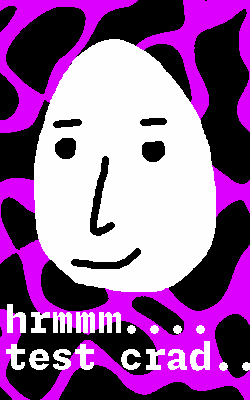
#> input picture components/assets/sets/test/test_card_1.png, 250 x 400 px
$ python -i image.py   (imports and definitions only)
#> lines starting #> are read from the running program, lines starting #| are printed output that depends on the picture
#> further down, picture is the input picture: PIL image 250x400 P; mean R, G, B 146.9, 96.9, 154.9
from io import BytesIO
from PIL import Image
import discord

def pil_to_discord(filename: str, pil_image: Image.Image) -> discord.File:

    buffer = BytesIO()
    pil_image.save(buffer, format="PNG")
    buffer.seek(0)

    discord_file = discord.File(fp=buffer, filename=f"{filename}.png")

    return discord_file, buffer

def invert_image_hue(image: Image.Image) -> Image.Image:
    hsv_image = image.convert("HSV")
#> hsv_image: PIL image 250x400 HSV; mean H, S, V 76.1, 58.6, 155.2
    h, s, v = hsv_image.split()
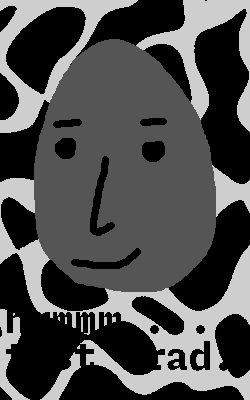
#> h: PIL image 250x400 L; min 0, max 206, mean 76.1
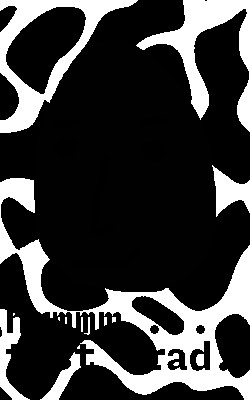
#> s: PIL image 250x400 L; min 0, max 255, mean 58.6
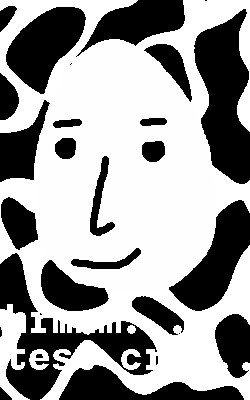
#> v: PIL image 250x400 L; min 0, max 255, mean 155.2

    h = h.point(lambda p: (p + 128) % 256)
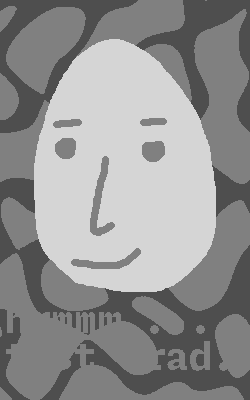
#> h: PIL image 250x400 L; min 78, max 213, mean 145.6

    inverted_image = Image.merge("HSV", (h, s, v)).convert("RGB")
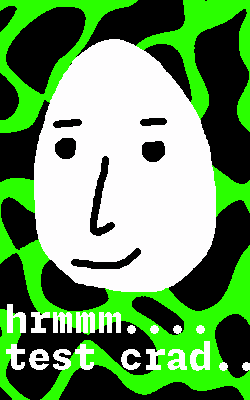
#> inverted_image: PIL image 250x400 RGB; mean R, G, B 106.5, 154.9, 96.9
    image.save("original_image.png")
    #hsv_image.save("hsv_image.png")
    inverted_image.save("inverted_image.png")
    return inverted_image

>>> from PIL import Image
>>> picture = Image.open('../assets/sets/test/test_card_1.png')
>>> result = invert_image_hue(picture)

$ run again, on components/assets/sets/test/test_card_2.png
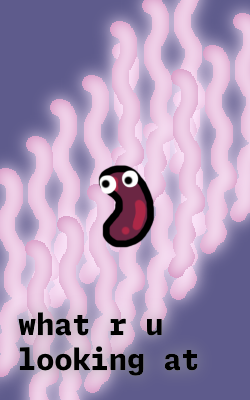
#> input picture components/assets/sets/test/test_card_2.png, 250 x 400 px
#> picture is the input picture: PIL image 250x400 RGB; mean R, G, B 172.3, 151.4, 184.5
#> hsv_image: PIL image 250x400 HSV; mean H, S, V 192.8, 53.8, 189.4
#> in invert_image_hue, `h = h.point(lambda p: (p + 128) % 256)`:
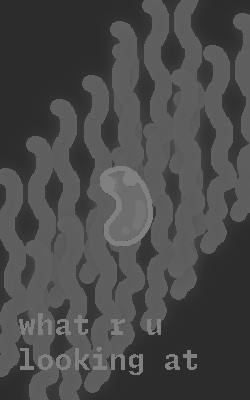
#> h: PIL image 250x400 L; min 42, max 128, mean 74
#> in invert_image_hue, `inverted_image = Image.merge("HSV", (h, s, v)).convert("RGB")`:
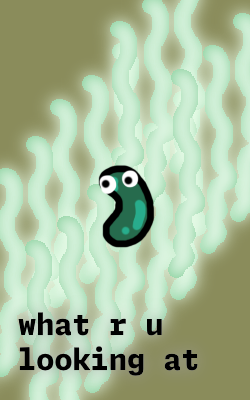
#> inverted_image: PIL image 250x400 RGB; mean R, G, B 169.1, 189.4, 156.1
